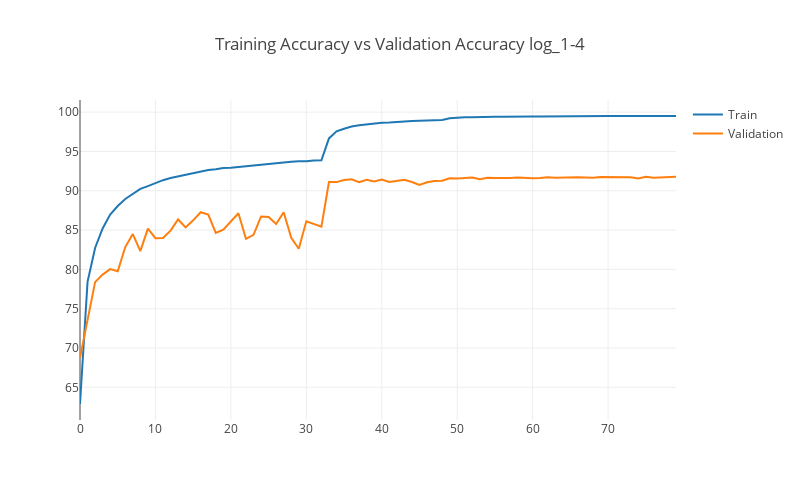

The notebook cell this image was saved under:
### Code cell
title = "Training Accuracy vs Validation Accuracy " + name
fig_name = name + "_acc.html"

trace1 = go.Scatter(
    x = epoch,
    y = acc,
    mode = 'lines',
    name = 'Train'
)

trace2 = go.Scatter(
    x = epoch,
    y = val_acc,
    mode = 'lines',
    name = 'Validation'
)

layout = go.Layout(
    width=800,
    height=500,
    title= title
)
data = [trace1, trace2]
fig1 = go.Figure(data=data, layout=layout)
plotly.offline.iplot(fig1)
